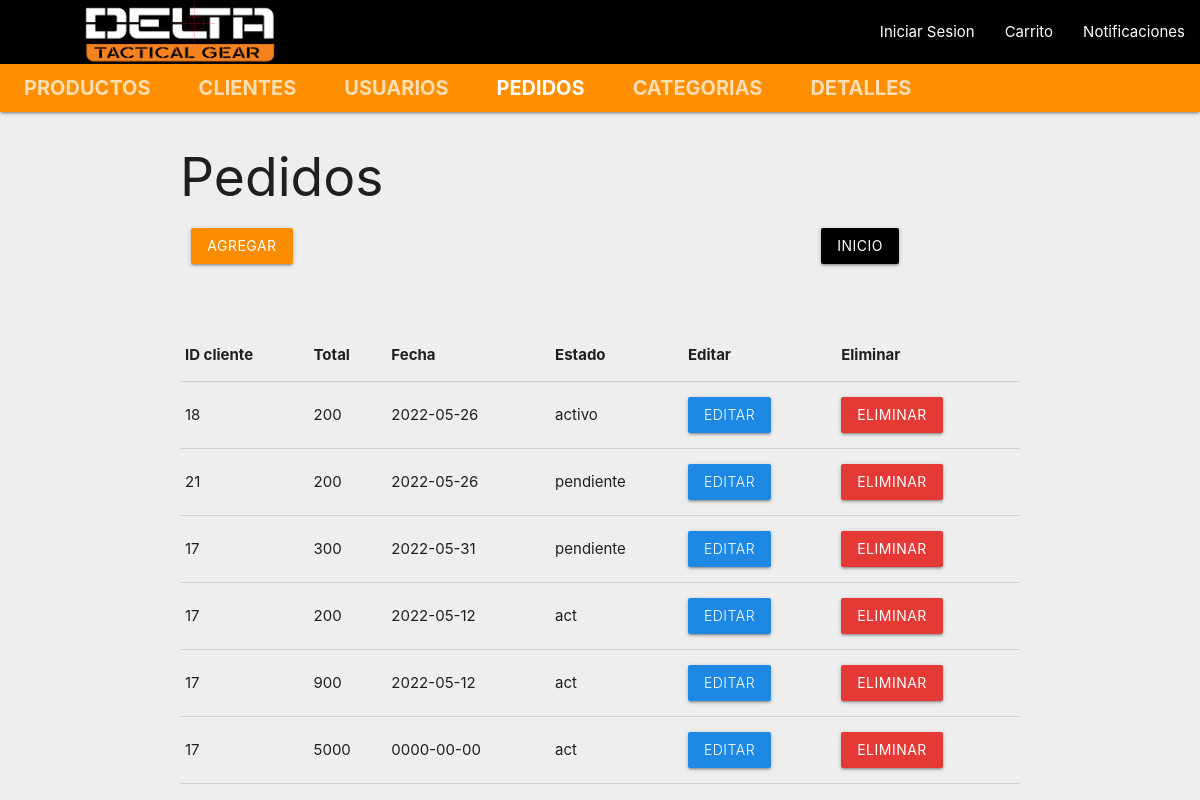
The app's page /views/pedidos/pedidos.php with its own data.
### tables this page shows
CREATE TABLE `pedidos` (
  `id` int(11) NOT NULL,
  `cliente_id` int(11) NOT NULL,
  `total` decimal(10,2) NOT NULL,
  `fecha` date NOT NULL,
  `estado` varchar(100) NOT NULL
);

### model/pedido_model.php (called while the page is built, shortened)
<?php
class Pedido_model{
    private $cliente_id;
    private $total;
    private $fecha;
    private $estado;
    function __construct( $cliente_id, $total, $fecha, $estado){
        $this->cliente_id=$cliente_id;
        $this->total=floatval($total);
        $this->fecha=$fecha;
        $this->estado = $estado;
    }
    public function getClienteId(){
        return $this->cliente_id;
    }
    public function getTotal(){
        return $this->total;
    }
    public function getFecha(){
        return $this->fecha;
    }
    public function getEstado(){
        return $this->estado;
    }
    public static function getAll(){
        $conn=getConnection();
        $lista = array();
        $sql= "SELECT * FROM pedidos";
        $resultado=$conn->query($sql);
        while($fila=mysqli_fetch_array($resultado)){
            $o = new Pedido_model(
                                    $fila['cliente_id'],
                                    $fila['total'],
                                    $fila['fecha'],
                                    $fila['estado']);
        $o->id=$fila['id'];
         array_push($lista,$o);
        }
        return $lista;
    }
}
?>

### views/pedidos/pedidos.php (the view, shortened to what this page needs)
<?php
include_once __DIR__ . '../../../model/pedido_model.php';
$view = 'lista';
?>
<!DOCTYPE html>
<html lang="en">
<head>
  <link rel="stylesheet" href="../../assets/css/materialize.min.css">
</head>
<body class="grey lighten-3">
  <nav class="nav-extended">
    <div class="nav-wrapper black">
      <a href="/dtg_mvc/index.php" class="brand-logo"><img class="responsive-img" src="../../assets/img/delta.png" width="250" style="margin-left:55px;"></a>
      <ul id="nav-mobile" class="right hide-on-med-and-down">
        <li><a href="sass.html">Iniciar Sesion</a></li>
        <li><a href="badges.html">Carrito</a></li>
        <li><a href="collapsible.html">Notificaciones</a></li>
      </ul>
    </div>
    <div class="nav-content amber darken-3">
      <ul class="tabs tabs-transparent">
        <li class="tab"><a style="font-size:20px" href="../../views/productos/producto.php"><b>Productos</b></a></li>
        <li class="tab"><a style="font-size:20px" href="../../views/clientes/clientes.php"><b>Clientes</b></a></li>
        <li class="tab"><a style="font-size:20px" href="../../views/usuarios/usuarios.php"><b>Usuarios</b></a></li>
        <li class="tab"><a style="font-size:20px" class="active" href="../../views/pedidos/pedidos.php"><b>Pedidos</b></a></li>
        <li class="tab"><a style="font-size:20px" href="../../views/categoria/categoria.php"><b>Categorias</b></a></li>
        <li class="tab"><a style="font-size:20px" href="../../views/detalle_pedido/detalle_pedido.php"><b>Detalles</b></a></li>
      </ul>
    </div>
  </nav>
  <div class="container">
    <h2>Pedidos</h2>
    <div class="row">
      <div class="col s12 m6 50"><a href="/dtg_mvc/views/pedidos/pedido_nuevo.php" class="waves-effect waves-light btn  orange darken-1">AGREGAR</a></div>
      <div class="col s3 offset-s3"><a href="/dtg_mvc/index.php" class="waves-effect waves-light btn  black darken-1">INICIO</a></div>
    </div>
    <br />
    <br />
    <div class="table-responsive">
      <table class="table">
        <thead>
          <tr class="table-primary">
            <th>ID cliente</th>
            <th>Total</th>
            <th>Fecha</th>
            <th>Estado</th>
            <?php if ($view == 'lista') { ?>
              <th>Editar</th>
              <th>Eliminar</th>
            <?php } elseif ($view == "search") { ?>
              <th>SELECCIONAR</th>
            <?php } ?>
          </tr>
        </thead>
        <tbody>
          <?php
          $lista = Pedido_model::getAll();
          for ($i = 0; count($lista) > $i; $i++) {
          ?>
            <div>
              <tr>
                <td class=""><?php echo $lista[$i]->getClienteId() ?></td>
                <td class=""><?php echo $lista[$i]->getTotal() ?></td>
                <td class=""><?php echo $lista[$i]->getFecha() ?></td>
                <td class=""><?php echo $lista[$i]->getEstado() ?></td>
                <?php if ($view == 'lista') { ?>
                  <td><a class="waves-effect waves-light btn  light blue darken-1" href='/dtg_mvc/views/pedidos/pedido_modifica.php?id=<?php echo $lista[$i]->id ?>'>Editar</a></td>
                  <td><a class="waves-effect waves-light btn  red darken-1" href='/dtg_mvc/views/pedidos/pedido_elimina.php?id=<?php echo $lista[$i]->id ?>'>Eliminar</a></td>
                <?php } elseif ($view == 'search') { ?>
                  <td><a class="waves-effect waves-light btn  red darken-1" href='/dtg_mvc/views/detalle_pedido/detalle_pedido_nuevo.php?pedido_id=<?php echo $lista[$i]->id ?>'>Seleccionar</a></td>
                <?php } ?>
              </tr>
            </div>
          <?php  } ?>
        </tbody>
      </table>
    </div>
  </div>
</body>
</html>

### records on screen
pedidos: cliente "18", total "200", fecha "2022-05-26", estado "activo"
pedidos: cliente "21", total "200", fecha "2022-05-26", estado "pendiente"
pedidos: cliente "17", total "300", fecha "2022-05-31", estado "pendiente"
pedidos: cliente "17", total "200", fecha "2022-05-12", estado "act"
pedidos: cliente "17", total "900", fecha "2022-05-12", estado "act"
pedidos: cliente "17", total "5000", fecha "0000-00-00", estado "act"
